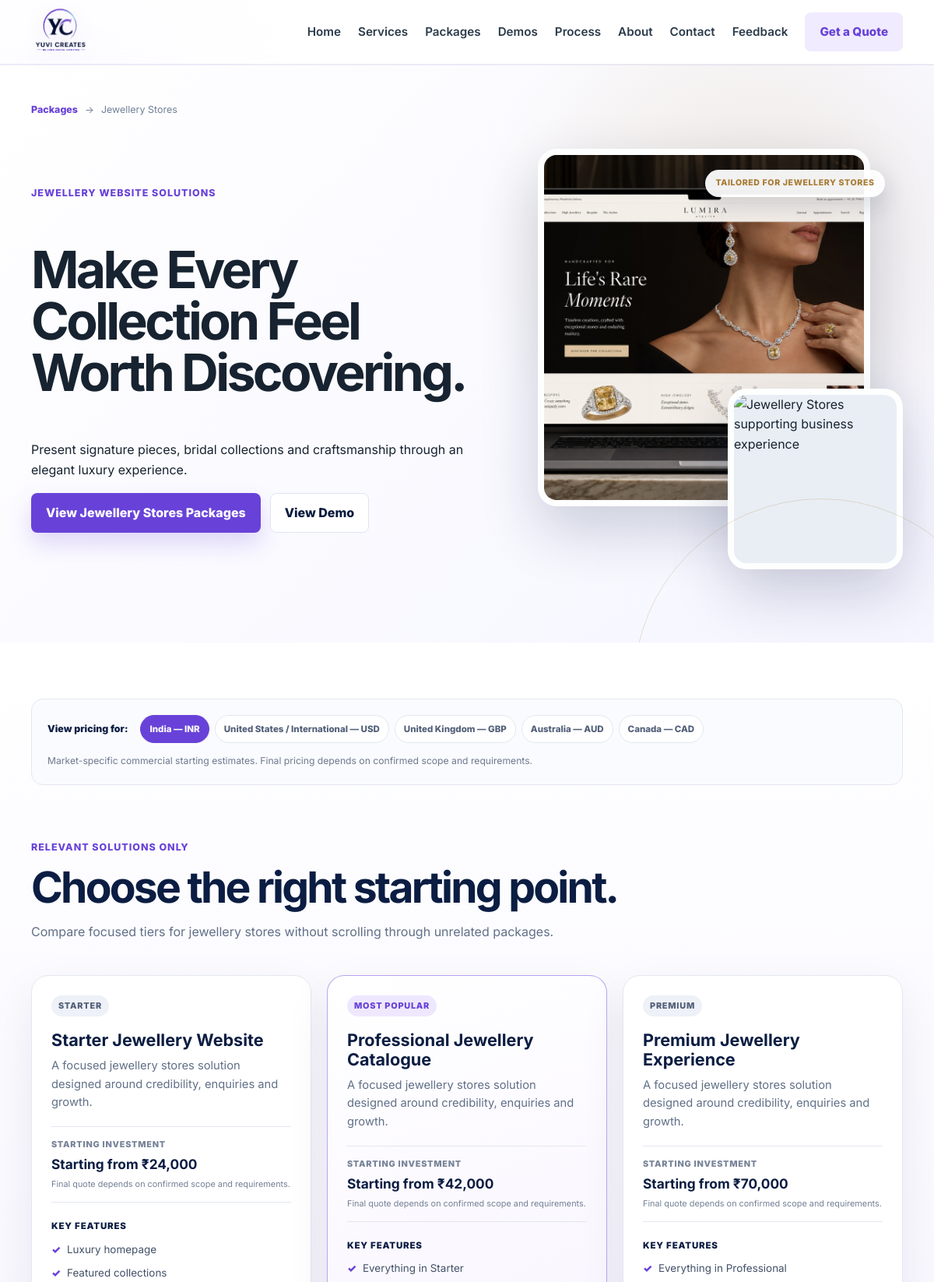
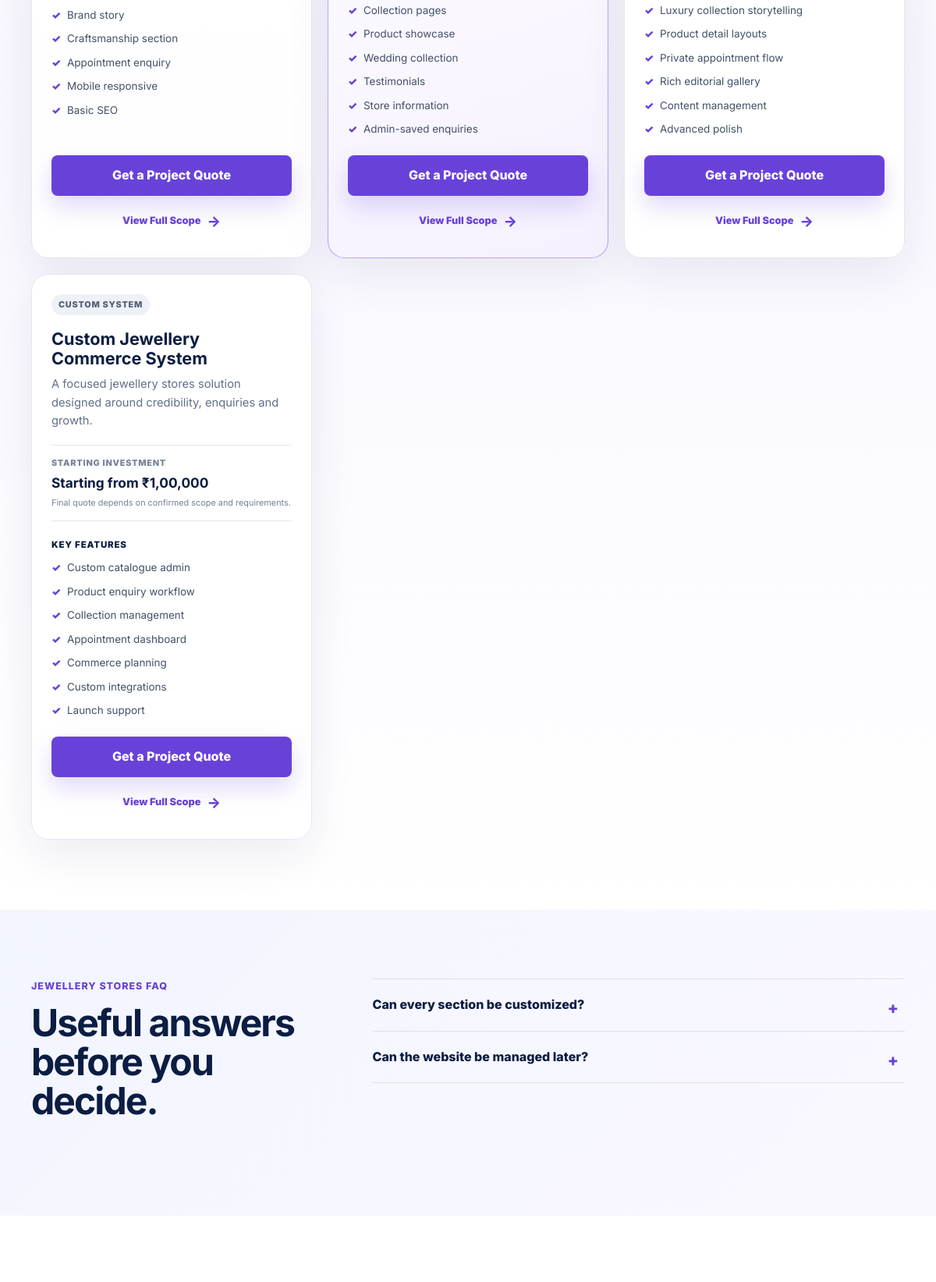
Screenshot of /packages/jewellery-store/ (upper part) with the database file from the repository (2 pictures, top to bottom).
### core/models.py (models this page shows, shortened)
class Industry(models.Model):
    title = models.CharField(max_length=120)
    slug = models.SlugField(max_length=120, unique=True)
    icon = models.CharField(max_length=12, blank=True)
    badge = models.CharField(max_length=40, blank=True)
    short_description = models.CharField(max_length=220)
    eyebrow = models.CharField(max_length=120)
    hero_heading = models.CharField(max_length=220)
    hero_text = models.TextField()
    accent = models.CharField(max_length=20, default="#6842d8")
    hero_image = models.ImageField(upload_to="industries/", blank=True)
    packages = models.ManyToManyField(Package, blank=True, related_name="industries")
    demos = models.ManyToManyField(PortfolioProject, blank=True, related_name="industries")
    faq = models.TextField(blank=True, help_text="One question and answer per line, separated with |")
    is_active = models.BooleanField(default=True)
    order = models.PositiveSmallIntegerField(default=0)
    class Meta:
        ordering = ["order", "title"]
        verbose_name_plural = "Industries"

class Package(models.Model):
    class PublicPricingType(models.TextChoices):
        CUSTOM_QUOTE = "CUSTOM_QUOTE", "Custom Quote"
        TAILORED = "TAILORED", "Tailored Pricing"
        SCOPE_BASED = "SCOPE_BASED", "Scope-Based Pricing"
        STARTING_ON_REQUEST = "STARTING_ON_REQUEST", "Starting price available on request"
    title = models.CharField(max_length=160)
    category = models.CharField(max_length=120, blank=True)
    price = models.CharField(max_length=80)
    short_description = models.TextField()
    included_features = models.TextField(help_text="One feature per line.")
    scope_limits = models.TextField(blank=True, help_text="One scope limit per line.")
    summary = models.TextField(blank=True)
    is_featured = models.BooleanField(default=False)
    public_pricing_type = models.CharField(
        max_length=30,
        choices=PublicPricingType.choices,
        default=PublicPricingType.CUSTOM_QUOTE,
        help_text="Public label only. Internal INR pricing remains in the Price field.",
    )
    order = models.PositiveIntegerField(default=0)
    class Meta:
        ordering = ["order", "title"]

class PackageMarketPrice(models.Model):
    class Market(models.TextChoices):
        INDIA = "IN", "India — INR"
        US_INTERNATIONAL = "US_INTL", "United States / International — USD"
        UNITED_KINGDOM = "UK", "United Kingdom — GBP"
        AUSTRALIA = "AU", "Australia — AUD"
        CANADA = "CA", "Canada — CAD"
    class PricingMode(models.TextChoices):
        RANGE = "RANGE", "Price range"
        STARTING_FROM = "STARTING_FROM", "Starting from"
    package = models.ForeignKey(Package, on_delete=models.CASCADE, related_name="market_prices")
    market_code = models.CharField(max_length=12, choices=Market.choices)
    currency_code = models.CharField(max_length=3)
    currency_symbol = models.CharField(max_length=4)
    min_price = models.DecimalField(max_digits=12, decimal_places=0)
    max_price = models.DecimalField(max_digits=12, decimal_places=0, blank=True, null=True)
    pricing_mode = models.CharField(max_length=20, choices=PricingMode.choices, default=PricingMode.RANGE)
    is_active = models.BooleanField(default=True)
    display_order = models.PositiveSmallIntegerField(default=0)
    class Meta:
        ordering = ["display_order", "market_code"]
        constraints = [models.UniqueConstraint(fields=["package", "market_code"], name="unique_package_market_price")]
    def _format_amount(self, amount):
        value = f"{amount:.0f}"
        if self.currency_code != "INR" or len(value) <= 3:
            return f"{int(value):,}"
        tail = value[-3:]
        head = value[:-3]
        groups = []
        while head:
            groups.insert(0, head[-2:])
            head = head[:-2]
        return f"{','.join(groups)},{tail}"
    @property
    def public_label(self):
        minimum = f"{self.currency_symbol}{self._format_amount(self.min_price)}"
        suffix = f" {self.currency_code}" if self.currency_code != "INR" else ""
        if self.pricing_mode == self.PricingMode.STARTING_FROM or not self.max_price:
            return f"Starting from {minimum}{suffix}"
        maximum = f"{self.currency_symbol}{self._format_amount(self.max_price)}"
        return f"{minimum} – {maximum}{suffix}"

### core/views.py (the view)
# urls.py: path("packages/<slug:industry_slug>/", views.industry_packages, name="industry_packages"),
def industry_packages(request, industry_slug):
    ensure_default_content()
    industry = get_object_or_404(
        Industry.objects.prefetch_related("packages__market_prices", "demos"),
        slug=industry_slug,
        is_active=True,
    )
    packages_for_industry = list(industry.packages.all())
    matching_demo = industry.demos.first()
    items = [
        _industry_package_item(package, index, len(packages_for_industry), matching_demo)
        for index, package in enumerate(packages_for_industry)
    ]
    faqs = []
    for line in industry.faq.splitlines():
        if "|" in line:
            question, answer = line.split("|", 1)
            faqs.append((question.strip(), answer.strip()))
    niche_visuals = {
        "business-services": ("images/portfolio_demos/local-service/hero.png", "images/portfolio_demos/local-service/detail.png"),
        "restaurant-cafe": ("images/portfolio_demos/restaurant/restaurant-hero.jpg", "images/portfolio_demos/restaurant/restaurant-menu.jpg"),
        "travel-tourism": ("images/portfolio_demos/travel/hero.jpg", "images/portfolio_demos/travel/detail.jpg"),
        "beauty-salon": ("images/portfolio_demos/salon/hero.jpg", "images/portfolio_demos/salon/detail.jpg"),
        "cricket-sports": ("images/portfolio_demos/pitchqi/hero.jpg", "images/portfolio_demos/pitchqi/detail.jpg"),
        "real-estate": ("images/portfolio_demos/realestate/hero.jpg", "images/portfolio_demos/realestate/detail.jpg"),
        "gym-fitness": ("images/portfolio_demos/gym/gym-hero.jpg", "images/portfolio_demos/gym/gym-training.jpg"),
        "hotels-hospitality": ("images/portfolio_demos/hotel/hero.jpg", "images/portfolio_demos/hotel/detail.jpg"),
        "wedding-events": ("images/portfolio_demos/wedding/hero.jpg", "images/portfolio_demos/wedding/detail.jpg"),
        "shops-products": ("images/portfolio_demos/shop/hero.png", "images/portfolio_demos/shop/collection.png"),
        "personal-portfolios": ("images/portfolio_demos/personal/hero.jpg", "images/portfolio_demos/personal/detail.jpg"),
        "creative-agencies": ("images/portfolio_demos/agency/hero.jpg", "images/portfolio_demos/agency/work.jpg"),
        "pet-services": ("images/portfolio_demos/pet/hero.jpg", "images/portfolio_demos/pet/grooming.jpg"),
        "local-services": ("images/portfolio_demos/local-service/hero.png", "images/portfolio_demos/local-service/detail.png"),
        "clinic-healthcare": ("images/portfolio_demos/clinic/clinic-reception-v2.jpg", "images/portfolio_demos/clinic/clinic-consultation-v2.jpg"),
        "custom-systems": ("images/portfolio_demos/agency/work.jpg", "images/portfolio_demos/pitchqi/detail.jpg"),
        "coaching-institute": ("images/portfolio_demos/coaching/hero.png", "images/portfolio_demos/coaching/detail.png"),
        "car-dealer": ("images/portfolio_demos/auto/hero.png", "images/portfolio_demos/auto/detail.png"),
        "construction-interior": ("images/portfolio_demos/construction/hero.png", "images/portfolio_demos/construction/detail.png"),
        "jewellery-store": ("images/portfolio_demos/jewellery/hero.png", "images/portfolio_demos/jewellery/detail.png"),
        "corporate-business": ("images/portfolio_demos/corporate/hero.png", "images/portfolio_demos/corporate/detail.png"),
    }
    hero_visual, detail_visual = niche_visuals[industry.slug]
    return render(request, "industry_packages.html", {"industry": industry, "items": items, "matching_demo": matching_demo, "faqs": faqs, "hero_visual": hero_visual, "detail_visual": detail_visual})

### templates/industry_packages.html (shortened to what this page needs)
{% extends "base.html" %}{% load static %}
{% block body_class %}page-packages page-industry-packages{% endblock %}
{% block extra_head %}<link rel="stylesheet" href="{% static 'css/pages/packages.css' %}">{% endblock %}
{% block content %}
<section class="industry-package-hero" style="--industry-accent:{{ industry.accent }}"><div class="container">
    <nav class="package-breadcrumb" aria-label="Breadcrumb"><a href="{% url 'packages' %}">Packages</a><span>→</span><span>{{ industry.title }}</span></nav>
    <div class="industry-hero-grid"><div><p class="eyebrow">{{ industry.eyebrow }}</p><h1>{{ industry.hero_heading }}</h1><p class="lead">{{ industry.hero_text }}</p><div class="hero-actions"><a class="btn btn-primary" href="#package-options">View {{ industry.title }} Packages</a>{% if matching_demo %}<a class="btn btn-secondary" href="{% url 'portfolio_demo' matching_demo.pk matching_demo.title|slugify %}">View Demo</a>{% endif %}</div></div>
    <div class="industry-visual-stack"><figure class="industry-visual-main"><img src="{% static hero_visual %}" alt="{{ industry.title }} professional website visual"></figure><figure class="industry-visual-detail"><img src="{% static detail_visual %}" alt="{{ industry.title }} supporting business experience"></figure><span class="visual-note">Tailored for {{ industry.title }}</span></div></div>
</div></section>
<section class="solutions-shell" id="package-options"><div class="container">
    <div class="market-selector-wrap"><div><span>View pricing for:</span><div class="market-selector" role="group" aria-label="Select pricing market"><button type="button" class="market-option is-active" data-market="IN">India — INR</button><button type="button" class="market-option" data-market="US_INTL">United States / International — USD</button><button type="button" class="market-option" data-market="UK">United Kingdom — GBP</button><button type="button" class="market-option" data-market="AU">Australia — AUD</button><button type="button" class="market-option" data-market="CA">Canada — CAD</button></div></div><p>Market-specific commercial starting estimates. Final pricing depends on confirmed scope and requirements.</p></div>
    <header class="solution-heading"><p class="eyebrow">Relevant solutions only</p><h2>Choose the right starting point.</h2><p>Compare focused tiers for {{ industry.title|lower }} without scrolling through unrelated packages.</p></header>
    {% if items %}<div class="package-grid niche-package-grid">{% for item in items %}<article class="solution-card{% if item.is_popular %} is-popular{% endif %}"><div class="card-topline"><span class="package-badge{% if item.is_popular %} popular{% endif %}">{{ item.badge }}</span></div><h3>{{ item.package.title }}</h3><p class="value-copy">{{ item.description }}</p>{% if item.best_for %}<p class="best-for"><strong>Best for:</strong> {{ item.best_for }}</p>{% endif %}<div class="public-price"><span>Starting investment</span>{% for price in item.market_prices %}<strong data-market-price="{{ price.market_code }}"{% if price.market_code != 'IN' %} hidden{% endif %}>{{ price.public_label }}</strong>{% endfor %}<small>Final quote depends on confirmed scope and requirements.</small></div><p class="included-label">Key features</p><ul class="key-features">{% for feature in item.key_features %}<li>{{ feature }}</li>{% endfor %}</ul><div class="card-actions"><a class="btn btn-primary quote-link" data-quote-base="{% url 'contact' %}?package={{ item.package.pk }}&industry={{ industry.slug }}" href="{% url 'contact' %}?package={{ item.package.pk }}&industry={{ industry.slug }}&market=IN">Get a Project Quote</a><button class="scope-toggle" type="button" aria-haspopup="dialog" data-scope-template="scope-{{ item.package.pk }}">View Full Scope <span aria-hidden="true">→</span></button></div>
    </article>{% endfor %}</div>{% endif %}
</div></section>
<section class="packages-faq"><div class="container faq-layout"><div class="section-intro"><p class="eyebrow">{{ industry.title }} FAQ</p><h2>Useful answers before you decide.</h2></div><div class="faq-list">{% for question, answer in faqs %}<details><summary>{{ question }}</summary><p>{{ answer }}</p></details>{% endfor %}</div></div></section>
<section class="packages-final"></section>
{% endblock %}{% block extra_scripts %}<script src="{% static 'js/pages/packages.js' %}"></script>{% endblock %}

### rows the page displays
Industry: title "Jewellery Stores", eyebrow "JEWELLERY WEBSITE SOLUTIONS", hero_heading "Make Every Collection Feel Worth Discovering.", hero_text "Present signature pieces, bridal collections and craftsmanship through an elegant luxury experience.", title "JEWELLERY STORES", title "jewellery stores"
Package: badge "STARTER", package "Starter Jewellery Website", description "A focused jewellery stores solution designed around credibility, enquiries and growth.", key_features "Luxury homepage" "Featured collections" "Brand story" "Craftsmanship section" "Appointment enquiry" "Mobile responsive" "Basic SEO"
PackageMarketPrice: public_label "Starting from ₹24,000"
Package: badge "MOST POPULAR", package "Professional Jewellery Catalogue", description "A focused jewellery stores solution designed around credibility, enquiries and growth.", key_features "Everything in Starter" "Collection pages" "Product showcase" "Wedding collection" "Testimonials" "Store information" "Admin-saved enquiries"
PackageMarketPrice: public_label "Starting from ₹42,000"
Package: badge "PREMIUM", package "Premium Jewellery Experience", description "A focused jewellery stores solution designed around credibility, enquiries and growth.", key_features "Everything in Professional" "Luxury collection storytelling" "Product detail layouts" "Private appointment flow" "Rich editorial gallery" "Content management" "Advanced polish"
PackageMarketPrice: public_label "Starting from ₹70,000"
Package: badge "CUSTOM SYSTEM", package "Custom Jewellery Commerce System", description "A focused jewellery stores solution designed around credibility, enquiries and growth.", key_features "Custom catalogue admin" "Product enquiry workflow" "Collection management" "Appointment dashboard" "Commerce planning" "Custom integrations" "Launch support"
PackageMarketPrice: public_label "Starting from ₹1,00,000"

### other values shown
{{ question }} "Can every section be customized?" "Can the website be managed later?"
